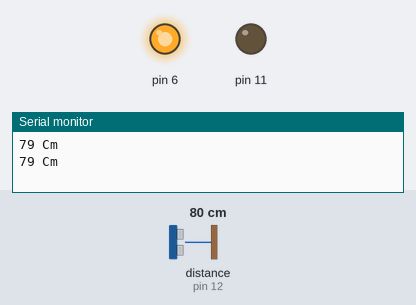
Bench run of a sketch on a simulated Arduino Uno, built with avr-gcc and run on an emulated ATmega328P. Parts: output pins drawn as LEDs (lit = HIGH), the last lines printed to the serial monitor. Wiring (inferred from the names in the program): ultrasonic range finder: trigger pin 13; echo pin 12. Inputs (shaded band) come from the test bench; at power-on: distance to the obstacle (sensor on pin 12) 80 cm. The echo pulse lasts 58.3 µs per cm; pins used as bus, display or sensor lines are not drawn.

Above: at 1.8 s.
1.9 s: distance to the obstacle (sensor on pin 12) set to 95 cm
3.4 s: distance to the obstacle (sensor on pin 12) set to 105 cm
At 4.4 s:
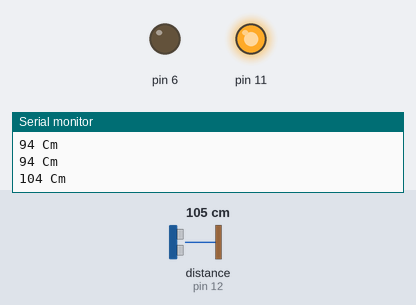
5.5 s: distance to the obstacle (sensor on pin 12) set to 2 cm
At 7.2 s:
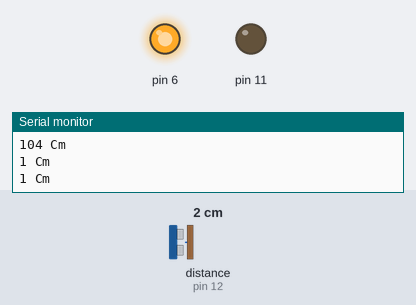
7.5 s: distance to the obstacle (sensor on pin 12) set to 120 cm
At 9.3 s:
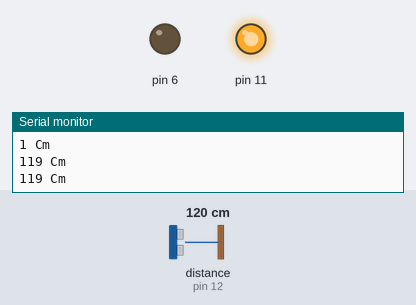
Timing chart, 0 to 10.5 s (numbered marks = the images above; inputs shaded):
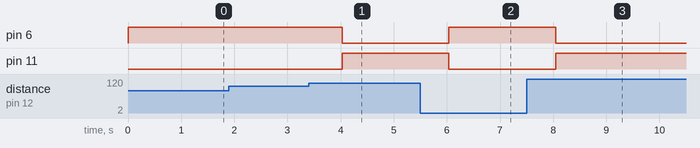

The sketch:

Week02.ino
```cpp
#define TRIG 13  //TRIG을 13으로 지정
#define ECHO 12

void setup()  //한번만 호출됨
{
  Serial.begin(9600);
  //데이터 통신 () 안쪽은 통신속도, 통신속도는 주고받는 속도가 같아야 함
  pinMode(11, OUTPUT);
  pinMode(6, OUTPUT);
  pinMode(TRIG, OUTPUT); //TRIG(13번 핀)을 OUTPUT모드로 설정
  pinMode(ECHO, INPUT);
}

void loop()  //계속 반복하여 호출됨
{
  long duration, distance;

  digitalWrite(TRIG, LOW); //트리거를 기본적으로 LOW상태로 지정
  delayMicroseconds(2);
  digitalWrite(TRIG, HIGH);
  delayMicroseconds(10);  //센서의 요구 조건 10마이크로세컨드
  digitalWrite(TRIG, LOW);

  duration = pulseIn(ECHO, HIGH);
  //pulseIn은 핀(ECHO)이 어떤 상태(HIGH)로 있었던 시간을 알려줌
  distance = duration /58.2;
  //ECHO가 켜있던 시간을 수식을 이용하여 cm로 변환

  Serial.print(distance);
  Serial.println(" Cm");

  //거리가 100Cm 이상이면 빨간 LED On, 그 외에는 초록색 LED On
  if (distance >=100)
  {
    digitalWrite(11, HIGH);
    digitalWrite(6, LOW);
  }
  else
  {
     digitalWrite(6, HIGH);
     digitalWrite(11, LOW);
  }

  delay(1000);  //아래 내용이 더 이상 없을 때, 1초마다 정보 받기

  /*
  digitalWrite(11, HIGH);  //11번 핀의 상태를 HIGH로 지정
  delay(1000); // Wait for 1000 millisecond(s)
  digitalWrite(11, LOW);
  digitalWrite(6, HIGH);
  delay(1000); // Wait for 1000 millisecond(s)
  digitalWrite(6, LOW);
  */

}
```

Measured:
- the behaviour switches between 100 and 101 cm on distance to the obstacle (sensor on pin 12) (found by bisection; images 0 and 1)
- after the input at 3.4 s, pin 6: HIGH → LOW after 0.63 s; pin 11: LOW → HIGH after 0.63 s
- after the input at 5.5 s, pin 6: LOW → HIGH after 0.54 s; pin 11: HIGH → LOW after 0.54 s
- after the input at 7.5 s, pin 6: HIGH → LOW after 0.55 s; pin 11: LOW → HIGH after 0.55 s
